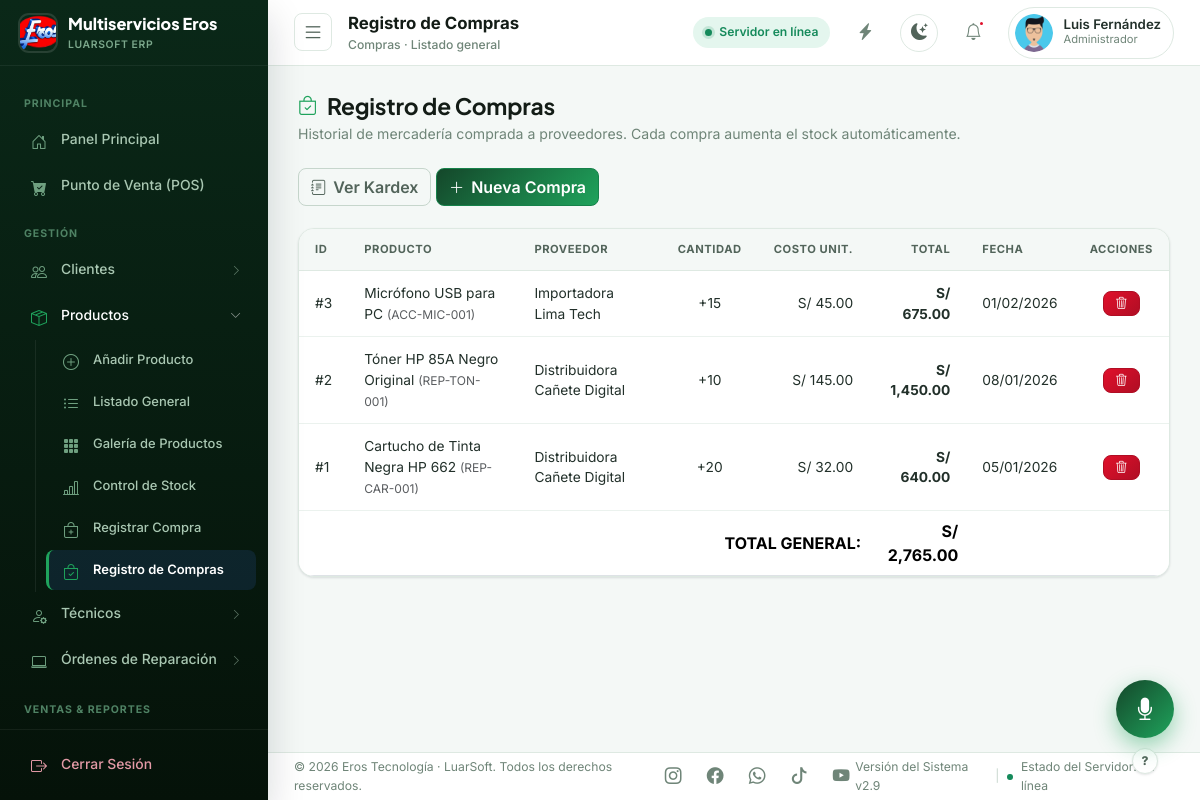
Page /modules/compras/listado.php (signed in) on the committed database.
### tables this page shows
CREATE TABLE `usuarios` (
  `id_usuario` int(11) NOT NULL,
  `usuario` varchar(50) NOT NULL,
  `rol` varchar(20) NOT NULL DEFAULT 'Administrador',
  `permisos` text DEFAULT NULL,
  `foto` varchar(255) DEFAULT NULL,
  `contraseña` varchar(255) NOT NULL,
  `fecha_creacion` timestamp NOT NULL DEFAULT current_timestamp()
);

CREATE TABLE `compras` (
  `id_compra` int(11) NOT NULL,
  `producto_codigo` varchar(50) NOT NULL,
  `descripcion_producto` varchar(255) NOT NULL,
  `proveedor` varchar(150) DEFAULT NULL,
  `cantidad` int(11) NOT NULL,
  `costo_unitario` decimal(10,2) NOT NULL,
  `total` decimal(10,2) NOT NULL,
  `fecha` date NOT NULL,
  `observaciones` varchar(255) DEFAULT NULL,
  `fecha_registro` timestamp NOT NULL DEFAULT current_timestamp()
);

### includes/funciones.php (called while the page is built, shortened)
<?php
function url(string $path = ''): string
{
    $base = rtrim(BASE_URL, '/');
    $path = ltrim($path, '/');
    $fullUrl = $base . '/' . $path;
    $slug = defined('TENANT_SLUG') ? TENANT_SLUG : ($_SESSION['tenant_slug'] ?? ($_SESSION['current_tenant_slug'] ?? 'eros'));
    return $fullUrl;
}
function h($valor): string
{
    return htmlspecialchars((string)($valor ?? ''), ENT_QUOTES, 'UTF-8');
}
function moneda($valor): string
{
    return 'S/ ' . number_format((float)$valor, 2);
}
function usuarioActual(): string
{
    return $_SESSION['usuario'] ?? 'Invitado';
}

### includes/permisos.php (called while the page is built, shortened)
<?php
function esAdministrador(): bool
{
    return ($_SESSION['rol'] ?? 'Administrador') === 'Administrador';
}
function tienePermiso(string $modulo): bool
{
    if (esAdministrador()) { return true; }
    $permisos = $_SESSION['permisos'] ?? [];
    return in_array($modulo, $permisos, true);
}

### modules/compras/listado.php (the view, shortened to what this page needs)
<?php
require_once __DIR__ . '/../../includes/funciones.php';
require_once __DIR__ . '/../../includes/auth.php';
$resultado = mysqli_query($conexion, "SELECT * FROM compras ORDER BY fecha DESC, id_compra DESC");
$totalGeneral = 0;
$filas = [];
if ($resultado) {
    while ($f = mysqli_fetch_assoc($resultado)) {
        $filas[] = $f;
        $totalGeneral += (float)$f['total'];
    }
}
$page_title = 'Registro de Compras';
$page_subtitle = 'Compras · Listado general';
include __DIR__ . '/../../includes/layout_top.php';
?>
<div class="page-heading d-flex justify-content-between align-items-center flex-wrap gap-2">
    <div>
        <h1><i class="bi bi-bag-check"></i> Registro de Compras</h1>
        <p>Historial de mercadería comprada a proveedores. Cada compra aumenta el stock automáticamente.</p>
    </div>
    <div class="no-print">
        <a href="<?= url('modules/reportes/kardex.php') ?>" class="btn btn-outline-secondary"><i class="bi bi-journal-text"></i> Ver Kardex</a>
        <a href="<?= url('modules/compras/nuevo.php') ?>" class="btn btn-primary"><i class="bi bi-plus-lg"></i> Nueva Compra</a>
    </div>
</div>
<div class="table-erp-wrap">
    <div class="table-responsive">
        <table class="table table-hover align-middle mb-0">
            <thead>
                <tr>
                    <th>ID</th><th>Producto</th><th>Proveedor</th><th class="text-center">Cantidad</th>
                    <th class="text-end">Costo Unit.</th><th class="text-end">Total</th><th>Fecha</th>
                    <th class="no-print text-center">Acciones</th>
                </tr>
            </thead>
            <tbody>
            <?php if ($filas): ?>
                <?php foreach ($filas as $f): ?>
                    <tr>
                        <td>#<?= h($f['id_compra']) ?></td>
                        <td><?= h($f['descripcion_producto']) ?> <small class="text-muted">(<?= h($f['producto_codigo']) ?>)</small></td>
                        <td><?= h($f['proveedor'] ?: '—') ?></td>
                        <td class="text-center">+<?= h($f['cantidad']) ?></td>
                        <td class="text-end"><?= moneda($f['costo_unitario']) ?></td>
                        <td class="text-end"><strong><?= moneda($f['total']) ?></strong></td>
                        <td><?= h(date('d/m/Y', strtotime($f['fecha']))) ?></td>
                        <td class="no-print text-center">
                            <a href="<?= url('modules/compras/eliminar.php?id=' . (int)$f['id_compra']) ?>" class="btn btn-danger btn-sm" title="Eliminar (revierte el stock)"
                                data-confirm-delete="¿Eliminar esta compra? Se descontarán <?= (int)$f['cantidad'] ?> unidades del stock de «<?= h($f['descripcion_producto']) ?>».">
                                <i class="bi bi-trash3"></i>
                            </a>
                        </td>
                    </tr>
                <?php endforeach; ?>
            <?php else: ?>
                <tr><td colspan="8" class="text-center text-muted py-4">No hay compras registradas.</td></tr>
            <?php endif; ?>
            </tbody>
            <?php if ($filas): ?>
            <tfoot>
                <tr style="font-weight:700; background: var(--n-50);">
                    <td colspan="5" class="text-end">TOTAL GENERAL:</td>
                    <td class="text-end"><?= moneda($totalGeneral) ?></td>
                    <td colspan="2" class="no-print"></td>
                </tr>
            </tfoot>
            <?php endif; ?>
        </table>
    </div>
</div>
<?php include __DIR__ . '/../../includes/layout_bottom.php'; ?>

### includes/header.php (shortened to what this page needs)
<?php
$page_title = $page_title ?? 'LuarSoft';
$page_subtitle = $page_subtitle ?? '';
$nombre_usuario = usuarioActual();
$inicial_usuario = strtoupper(substr($nombre_usuario, 0, 1));
$rol_usuario = $_SESSION['rol'] ?? 'Administrador';
$foto_usuario = null;
if (!empty($_SESSION['id_usuario']) && isset($conexion)) {
    $stmtFotoTopbar = mysqli_prepare($conexion, "SELECT foto FROM usuarios WHERE id_usuario = ? LIMIT 1");
    mysqli_stmt_bind_param($stmtFotoTopbar, "i", $_SESSION['id_usuario']);
    mysqli_stmt_execute($stmtFotoTopbar);
    $foto_usuario = mysqli_stmt_get_result($stmtFotoTopbar)->fetch_assoc()['foto'] ?? null;
}
?>
<header class="topbar">
    <div class="topbar-left">
        <button class="topbar-toggle" id="toggleSidebar" type="button" title="Mostrar/ocultar menú"><i class="bi bi-list icon-lg"></i></button>
        <div>
            <div class="topbar-title"><?= h($page_title) ?></div>
            <?php if ($page_subtitle): ?>
                <div class="topbar-breadcrumb"><?= h($page_subtitle) ?></div>
            <?php endif; ?>
        </div>
    </div>
    <div class="topbar-right">
        <div class="status-pill">
            <span class="status-dot"></span> <span class="status-pill-text">Servidor en línea</span>
        </div>
        <?php if (tienePermiso('pos')): ?>
        <button class="icon-btn" title="Accesos rápidos: Punto de Venta" onclick="window.location.href='<?= url('modules/ventas/pos.php') ?>'"><i class="bi bi-lightning-charge-fill"></i></button>
        <?php endif; ?>
        <button class="theme-toggle-btn" id="themeToggleBtn" type="button" title="Cambiar a modo oscuro">
            <i class="bi bi-moon-stars-fill"></i>
        </button>
        <button class="icon-btn" title="Notificaciones">
            <i class="bi bi-bell"></i><span class="badge-dot"></span>
        </button>
        <div class="user-chip" title="Sesión de <?= h($nombre_usuario) ?>">
            <?php if (!empty($foto_usuario)): ?>
                <img class="user-avatar" src="<?= url('uploads/usuarios/' . $foto_usuario) ?>" alt="<?= h($nombre_usuario) ?>" style="object-fit:cover;">
            <?php else: ?>
                <div class="user-avatar"><?= h($inicial_usuario) ?></div>
            <?php endif; ?>
            <div>
                <div class="user-name"><?= h($nombre_usuario) ?></div>
                <div class="user-role"><?= h($rol_usuario) ?></div>
            </div>
        </div>
    </div>
</header>

### rows in the picture
usuarios: foto (picture)
compras: id_compra "3", descripcion_producto "Micrófono USB para PC", producto_codigo "ACC-MIC-001", proveedor "Importadora Lima Tech", cantidad "15", costo_unitario "S/ 45.00", total "S/ 675.00", fecha "01/02/2026"
compras: id_compra "2", descripcion_producto "Tóner HP 85A Negro Original", producto_codigo "REP-TON-001", proveedor "Distribuidora Cañete Digital", cantidad "10", costo_unitario "S/ 145.00", total "S/ 1,450.00", fecha "08/01/2026"
compras: id_compra "1", descripcion_producto "Cartucho de Tinta Negra HP 662", producto_codigo "REP-CAR-001", proveedor "Distribuidora Cañete Digital", cantidad "20", costo_unitario "S/ 32.00", total "S/ 640.00", fecha "05/01/2026"

### other values in the picture
defined('TENANT_NOMBRE') ? TENANT_NOMBRE : 'Multiservicios Eros' "Multiservicios Eros"
$bloque['titulo'] "PRINCIPAL"
$item['label'] "Panel Principal"
$item['label'] "Punto de Venta (POS)"
$bloque['titulo'] "GESTIÓN"
$item['label'] "Clientes"
$item['label'] "Productos"
$h['label'] "Añadir Producto"
$h['label'] "Listado General"
$h['label'] "Galería de Productos"
$h['label'] "Control de Stock"
$h['label'] "Registrar Compra"
$h['label'] "Registro de Compras"
$item['label'] "Técnicos"
$item['label'] "Órdenes de Reparación"
